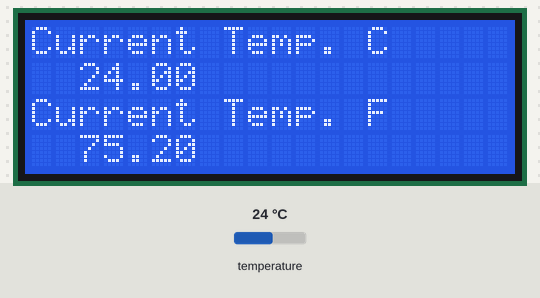
Bench run of a sketch on a simulated Arduino Uno, built with avr-gcc and run on an emulated ATmega328P. On the bench: 20×4 character LCD. Inputs (shaded band) come from the test bench; at power-on: temperature 24 °C.

Above: at 5.0 s.
5.1 s: temperature set to 12 °C
At 12.4 s:
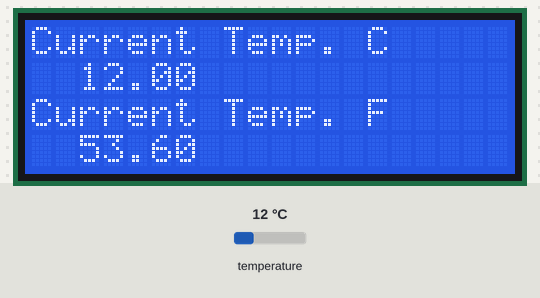
12.7 s: temperature set to 19 °C
At 19.0 s:
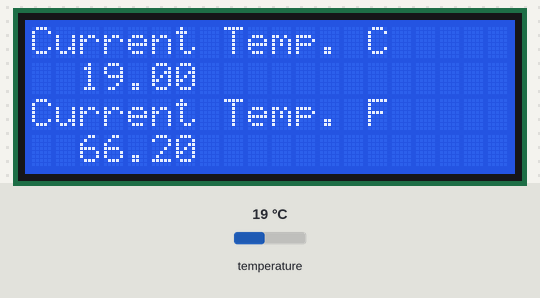
20.3 s: temperature set to 28 °C
At 25.5 s:
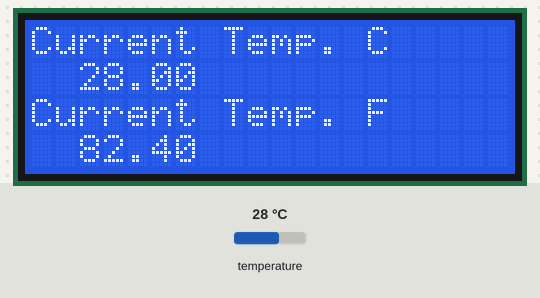
Timing chart, 0 to 27.0 s (numbered marks = the images above; inputs shaded):
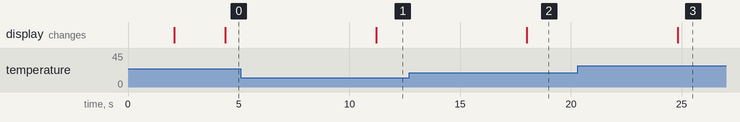

The sketch:

AquariumTempLCD.ino
```cpp
// (licence header left out)
//  This program is free software: you can redistribute it and/or modify
//  it under the terms of the GNU General Public License as published by
//  the Free Software Foundation, either version 3 of the License, or
//  (at your option) any later version.

//  This program is distributed in the hope that it will be useful,
//  but WITHOUT ANY WARRANTY; without even the implied warranty of
//  MERCHANTABILITY or FITNESS FOR A PARTICULAR PURPOSE.  See the
//  GNU General Public License for more details.

//  You should have received a copy of the GNU General Public License
// along with this program. If not, see <http://www.gnu.org/licenses/>.

/* Import Libraries */
#include <OneWire.h>
#include <DallasTemperature.h>
#include <Wire.h>
#include <LiquidCrystal_I2C.h>

// Declarations
// Set up one wire bus, lcd screen and ds18b20 temp sensor.
#define ONE_WIRE_BUS 5
LiquidCrystal_I2C lcd(0x27, 2, 1, 0, 4, 5, 6, 7, 3, POSITIVE);  // Set the LCD I2C address
OneWire oneWire(ONE_WIRE_BUS);
DallasTemperature sensors(&oneWire);

// Declare some variables
float Celcius=0;
float Fahrenheit=0;

void setup()
{
// put your setup code here, to run once:
// Start LCD.
 lcd.begin(20,4);
 lcd.backlight();
 lcd.setCursor(1,1);
 lcd.print("Starting......");
 delay(2000);
 lcd.clear();
 delay(500);
 lcd.setCursor(0,0);
 lcd.print("Getting Temp");
 lcd.clear();
}

void loop()
{
// will run repeatedly:
//
// Request temperature from DS18b20 and wait 1 second before reading the sensor return.
 sensors.requestTemperatures();
 delay(1000);
 Celcius = sensors.getTempCByIndex(0);
 Fahrenheit = sensors.toFahrenheit(Celcius);
 // Print the temp. to a 20x4 LCD screen every 5 seconds.
 lcd.setCursor(0,0);
 lcd.print("Current Temp. C");
 lcd.setCursor(2,1);
 lcd.print(Celcius);
 lcd.setCursor(0,2);
 lcd.print("Current Temp. F");
 lcd.setCursor(2,3);
 lcd.print(Fahrenheit);
 delay(5000);
}
```

Measured:
- after the input at 5.1 s, the display: changes after 6.1 s (image 1)
- after the input at 12.7 s, the display: changes after 5.3 s (image 2)
- after the input at 20.3 s, the display: changes after 4.5 s (image 3)
